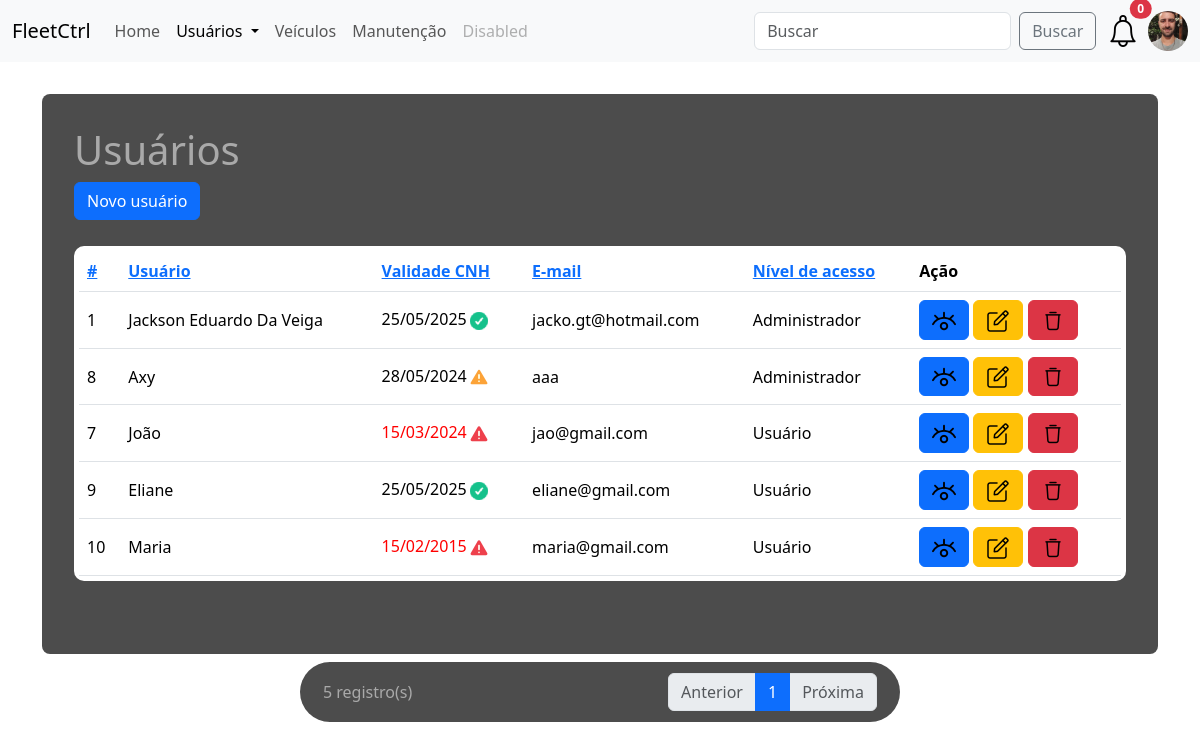
/usuarios.php (signed in), run on the app's committed database.
### tables this page shows
CREATE TABLE IF NOT EXISTS `tbusuarios` (
  `ID` int NOT NULL AUTO_INCREMENT,
  `NOME` varchar(45) NOT NULL,
  `DT_NASCIMENTO` date NOT NULL,
  `VALIDADE_CNH` date NOT NULL,
  `USUARIO` varchar(45) NOT NULL,
  `SENHA` varchar(45) NOT NULL,
  `EMAIL` varchar(45) NOT NULL,
  `ID_NV_ACESSO` int NOT NULL,
  `IMAGE` varchar(120) NOT NULL DEFAULT './images/uploads/users/default.png',
  PRIMARY KEY (`ID`),
  KEY `fk_tbUsuarios_tbNvAcesso_idx` (`ID_NV_ACESSO`),
  CONSTRAINT `fk_tbUsuarios_tbNvAcesso` FOREIGN KEY (`ID_NV_ACESSO`) REFERENCES `tbnvacesso` (`ID`)
);

### conexao.php (called while the page is built, shortened)
<?php
	$linesPerPage = 10;
	$param_dias_vencendo = 30;
	$nav_class_btn_busca = "btn btn-outline-secondary me-2";
	$nav_class = "sticky-top navbar navbar-expand-lg bg-body-tertiary";
?>

### valida_user.php (called while the page is built, shortened)
<?php
	$LogUserID = $_SESSION['userID'];
	include_once("conexao.php");
	$SQL = "SELECT u.*, nv.NOME as ACESSO, nv.ADD, nv.REMOVE, nv.EDIT FROM tbusuarios u, tbnvacesso nv WHERE nv.ID=u.ID_NV_ACESSO AND u.ID = $LogUserID";
	$LogUserData = $conn->query($SQL);
    $LogUserData = mysqli_fetch_assoc($LogUserData);
?>

### usuarios.php (the view, shortened to what this page needs)
<?php
	include_once("conexao.php");
	include_once("valida_user.php");
	function getPrm($prmName) {
		if (isset($_GET[$prmName])) {
			return $_GET[$prmName];
		}
		else
		{
			return "";
		}
	  }
	$SQLContPages = 'SELECT CEIL(COUNT(*) /' . $linesPerPage . ') as CONT, COUNT(*) as TOTAL FROM tbUsuarios u WHERE 1=1 ';
    $contador = $conn->query($SQLContPages);
    $contador = mysqli_fetch_assoc($contador);
    $pagesCount = $contador['CONT'];
	$registros = $contador['TOTAL'];
	if (isset($_GET['page'])) {
		$page = $_GET['page'];
	}
	else
	{
		$page = 1;
	}
	$SQL_Consulta = "SELECT * FROM (SELECT u.*, a.ID as 'IDNIVEL', a.NOME as 'NIVEL', DATEDIFF(u.VALIDADE_CNH,current_date) as DIAS_VENC FROM tbUsuarios u,tbNvAcesso a WHERE u.ID_NV_ACESSO = a.ID";
	$SQL_Consulta = $SQL_Consulta . " LIMIT $linesPerPage OFFSET " . ($page - 1) * $linesPerPage;
	$SQL_Consulta = $SQL_Consulta . ") a ";
	$result_users = mysqli_query($conn, $SQL_Consulta);
?>
<!DOCTYPE html>
<html lang="pt-br">
	<head>
		<link href="https://cdn.jsdelivr.net/npm/bootstrap@5.3.3/dist/css/bootstrap.min.css" rel="stylesheet">
		<link rel="stylesheet" type="text/css" href="style/usuarios.css" media="screen" />
		<link rel="stylesheet" type="text/css" href="style/standard.css" media="screen" />
	</head>
	<body>
	<nav class="<?php echo $nav_class;?>">
		<div class="container-fluid">
			<a class="navbar-brand" href="#">FleetCtrl</a>
			<div class="collapse navbar-collapse" id="navbarSupportedContent">
				<ul class="navbar-nav me-auto mb-2 mb-lg-0">
					<li class="nav-item">
					<a class="nav-link" aria-current="page" href="index.php">Home</a>
					</li>
					<li class="nav-item dropdown">
						<a class="nav-link active dropdown-toggle" href="#" role="button" data-bs-toggle="dropdown" aria-expanded="false">
							Usuários
						</a>
					</li>
					<li class="nav-item">
						<a class="nav-link" aria-current="page" href="veiculos.php">Veículos</a>
					</li>
					<li class="nav-item">
						<a class="nav-link" aria-current="page" href="manutencao.php">Manutenção</a>
					</li>
					<li class="nav-item">
						<a class="nav-link disabled" aria-disabled="true">Disabled</a>
					</li>
			</ul>
			<form class="d-flex" role="search" method="get" action="#">
				<input class="form-control me-2" type="search" id="search" name="search" placeholder="Buscar" aria-label="Buscar" value="<?php if(isset($_GET["search"])) {echo $_GET["search"];}?>">
				<button class="<?php echo $nav_class_btn_busca;?>" type="submit">Buscar</button>
			</form>
			<div id="btnNotifications">
				<button type="button" class="btn position-relative notifications" data-bs-toggle="offcanvas" data-bs-target="#notificationPanel" onclick="refreshNotifications()">
					<img src="./images/sino (1).png" alt="Notificações">
					<span class="position-absolute top-0 start-100 translate-middle badge rounded-pill bg-danger">
						<span id="showNotfCount">0</span>
					</span>
				</button>
			</div>
			<a onclick="user_sidebar()" data-bs-toggle="offcanvas" data-bs-target="#userSidebar" aria-controls="offcanvasRight"><img src="<?php echo $LogUserData['IMAGE']; ?>" class="userImgProf" alt="Imagem do usuário"></a>
			</div>
		</div>
	</nav>
		<div class="container theme-showcase" role="main">
			<div class="bgPanel">
				<div class="headContent">
					<div class="page-header">
						<h1>Usuários</h1>
					</div>
					<div class="col-auto mb-4">
						<button type="button" class="btn btn-primary" data-bs-toggle="modal" data-bs-target="#ModalNovo">Novo usuário</button>
					</div>
				</div>
				<div class="scroll">
					<div class="row">
						<div class="col-md-12">
							<div class="bgTable">
								<table class="table">
									<thead>
										<tr>
											<th><a href="?<?php if(isset($_GET["search"])) {echo "search=" . $_GET["search"] . "&";} ?>order=ID<?php if(getPrm("dir")!="DESC" and getPrm("order")=="ID"){ echo "&dir=DESC";}?>">#</a></th>
											<th><a href="?<?php if(isset($_GET["search"])) {echo "search=" . $_GET["search"] . "&";} ?>order=NOME<?php if(getPrm("dir")!="DESC" and getPrm("order")=="NOME"){ echo "&dir=DESC";}?>">Usuário</a></th>
											<th><a href="?<?php if(isset($_GET["search"])) {echo "search=" . $_GET["search"] . "&";} ?>order=VALIDADE_CNH<?php if(getPrm("dir")!="DESC" and getPrm("order")=="VALIDADE_CNH"){ echo "&dir=DESC";}?>">Validade CNH</a></th>
											<th><a href="?<?php if(isset($_GET["search"])) {echo "search=" . $_GET["search"] . "&";} ?>order=EMAIL<?php if(getPrm("dir")!="DESC" and getPrm("order")=="EMAIL"){ echo "&dir=DESC";}?>">E-mail</a></th>
											<th><a href="?<?php if(isset($_GET["search"])) {echo "search=" . $_GET["search"] . "&";} ?>order=NIVEL<?php if(getPrm("dir")!="DESC" and getPrm("order")=="NIVEL"){ echo "&dir=DESC";}?>">Nível de acesso</a></th>
											<th>Ação</th>
										</tr>
									</thead>
									<tbody>
										<?php while($users = mysqli_fetch_assoc($result_users)){
											$dateCNH = DateTime::createFromFormat('Y-m-d', $users['VALIDADE_CNH'])->format('d/m/Y');
											if($users['DIAS_VENC']<0)
											{
												$vencido = 2;
											} else if ($users['DIAS_VENC']<$param_dias_vencendo)
											{
												$vencido = 1;
											} else
											{
												$vencido = 0;
											}
											?>
											<tr>
												<td class="align-middle"><?php echo $users['ID']; ?></td>
												<td class="align-middle"><span class="lnkConsulta" data-bs-toggle="modal" data-bs-target="#ConsultaUser" onclick="consulta_user(<?php echo $users['ID']; ?>)"><?php echo $users['NOME']; ?></span></td>
												<td class="align-middle" <?php if($vencido==2) { echo 'style="color:red;"';} ?>>
												<?php
													echo $dateCNH;
													if($vencido==1)
													{
														echo '<img src="./images/alerta.png" data-bs-toggle="tooltip" data-bs-placement="top" data-bs-title="CNH vencendo em menos de um mês!">';
													} else if($vencido==2)
													{
														echo '<img src="./images/atencao.png" data-bs-toggle="tooltip" data-bs-placement="top" data-bs-title="CNH vencida!">';
													} else
													{
														echo '<img src="./images/valido.png" data-bs-toggle="tooltip" data-bs-placement="top" data-bs-title="CNH válida!">';
													}
													?></td>
												<td class="align-middle"><?php echo $users['EMAIL']; ?></td>
												<td class="align-middle"><?php echo $users['NIVEL']; ?></td>
												<td class="align-middle">
													<button type="button" class="btn btn-xs btn-primary" data-bs-toggle="modal" data-bs-target="#ConsultaUser" onclick="consulta_user(<?php echo $users['ID']; ?>)"><img src="./images/visualizar.png"></button>
													<button type="button" class="btn btn-xs btn-warning" data-bs-toggle="modal" data-bs-target="#ModalEdit" data-whatever="<?php echo $users['ID']; ?>" data-whatevernome="<?php echo $users['NOME']; ?>" data-whateverdtnasc="<?php echo $users['DT_NASCIMENTO']; ?>" data-whateverdtcnh="<?php echo $users['VALIDADE_CNH']; ?>" data-whateverusuario="<?php echo $users['USUARIO']; ?>" data-whateveremail="<?php echo $users['EMAIL']; ?>" data-whateveracesso="<?php echo $users['IDNIVEL']; ?>"><img src="./images/editar.png"></button>
													<button type="button" class="btn btn-xs btn-danger" data-bs-toggle="modal" data-bs-target="#removeUser" data-whatever="<?php echo $users['ID']; ?>" data-whatevernome="<?php echo $users['NOME']; ?>"><img src="./images/excluir.png"></button>
												</td>
											</tr>
										<?php } ?>
									</tbody>
								</table>
							</div>
						</div>
					</div>
				</div>
			</div>
				<div class="paginationPanel">
					<nav aria-label="...">
						<div class="container text-left">
							<div class="row align-items-start">
								<div class="col counterText">
									<?php echo $registros . " registro(s)"; ?>
								</div>
								<div class="col">
									<ul class="pagination justify-content-end">
										<li class="page-item <?php if ($page <= 1) {echo "disabled";}?>">
											<a class="page-link" href="?page=<?php echo ($page-1); ?>">Anterior</a>
										</li>
										<?php
											$pg = 1;
											while ($pg <= $pagesCount)
											{
												?>
												<li class="page-item <?php if ($page == $pg) {echo "active"; } ?>" aria-current="page">
													<a class="page-link" href="?page=<?php echo $pg; ?>"><?php echo $pg; ?></a>
												</li>
										<?php
											$pg ++;
											}
										?>
										<li class="page-item <?php if ($page == $pagesCount or $pagesCount<=1) {echo "disabled";}?>">
											<a class="page-link" href="?page=<?php echo ($page+1); ?>">Próxima</a>
										</li>
									</ul>
								</div>
							</div>
						</div>
					</nav>
				</div>
		</div>
  </body>
</html>

### style/usuarios.css (style rules this page uses)
body { background-image: url("../images/bg-usuarios.png"); background-repeat: no-repeat; background-size: cover; background-attachment: fixed; }

### style/standard.css (style rules this page uses)
.userImgProf { position: relative; margin: auto; margin-top: 0; margin-bottom: 0; width: 40px; height: 40px; border-radius: 100%; object-fit: cover; cursor: pointer; }
.bgTable { padding: 5px; border-radius: 10px; background-color: #fff; margin-bottom: 1.5rem; }
.table { margin-bottom: 0; }
.notifications { --bs-btn-padding-x: 0.1rem; margin-right: 0.4rem; }
.bgPanel { background-color: rgba(0, 0, 0, 0.7); margin-top: 2rem; padding: 2rem; border-radius: 0.5rem; color: darkgrey; height: 70vh; }
.paginationPanel { background-color: rgba(0, 0, 0, 0.7); padding: 11px; border-radius: 5vh; color: darkgrey; height: 60px; margin: auto; margin-top: 0.5rem; width: 600px; }
.counterText { margin-top: 7px; }
.headContent { height: 120px; }
.scroll { height: 70%; overflow-y: auto; overflow-x: hidden; }

### data on the page
tbusuarios: IMAGE (picture), ID "1", NOME "Jackson Eduardo Da Veiga", VALIDADE_CNH "25/05/2025", EMAIL "jacko.gt@hotmail.com", NIVEL "Administrador"
tbusuarios: ID "8", NOME "Axy", VALIDADE_CNH "28/05/2024", EMAIL "aaa", NIVEL "Administrador"
tbusuarios: ID "7", NOME "João", VALIDADE_CNH "15/03/2024", EMAIL "jao@gmail.com", NIVEL "Usuário"
tbusuarios: ID "9", NOME "Eliane", VALIDADE_CNH "25/05/2025", EMAIL "eliane@gmail.com", NIVEL "Usuário"
tbusuarios: ID "10", NOME "Maria", VALIDADE_CNH "15/02/2015", EMAIL "maria@gmail.com", NIVEL "Usuário"

### other printed values
$registros "5"
